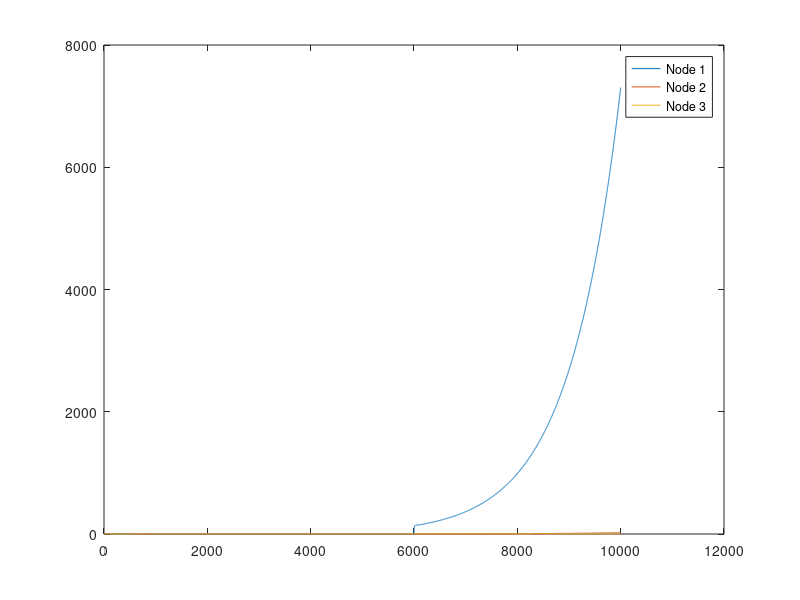

Recreate this plot in MATLAB.
clc,clear all;close all;

N=10000; %Total number of Iterations
dt=0.001;%Step Length

a=100;  %Amplitude of attack signal
s=1;
k=300;

x1(1)=1;
x2(1)=2;
x3(1)=3;

x_act=0;

w1(1)=1;
w2(1)=2;
w3(1)=3;

for i=1:N
    
    if i>=6000 
        x_act=a*exp(i*dt);
    else
        x_act=0;
    end

%     if i>=3000 
%         x_act=a*sin(i*dt);
%     else
%         x_act=0;
%     end

%     if i==3000 
%         x_act=a;
%     else
%         x_act=0;
%     end

%     if i>=3000 
%         x_act=a;
%     else
%         x_act=0;
%     end
%     if i>=3000 
%         x1(i)=x1(i)+a*sin(i*dt);
%     end

%     if i==1000 
%         x1(i)=x1(i)+a*exp(i*dt);
%     end
    
    
    x1(i+1)=x1(i)+dt*((-1)*(x1(i)-x2(i))-k*(x1(i)-w1(i))+x_act);
    x2(i+1)=x2(i)+dt*((-1)*(2*x2(i)-x1(i)-x3(i))-k*(x2(i)-w2(i)));
    x3(i+1)=x3(i)+dt*((-1)*(x3(i)-x2(i))-k*(x3(i)-w3(i)));
    
    
    w1(i+1)=w1(i)+dt*((-1)*(w1(i)-w2(i)));
    w2(i+1)=w2(i)+dt*((-1)*(2*w2(i)-w1(i)-w3(i)));
    w3(i+1)=w3(i)+dt*((-1)*(w3(i)-w2(i)));
  
end

plot(x1);hold on;plot(x2);plot(x3)
legend('Node 1','Node 2','Node 3')
